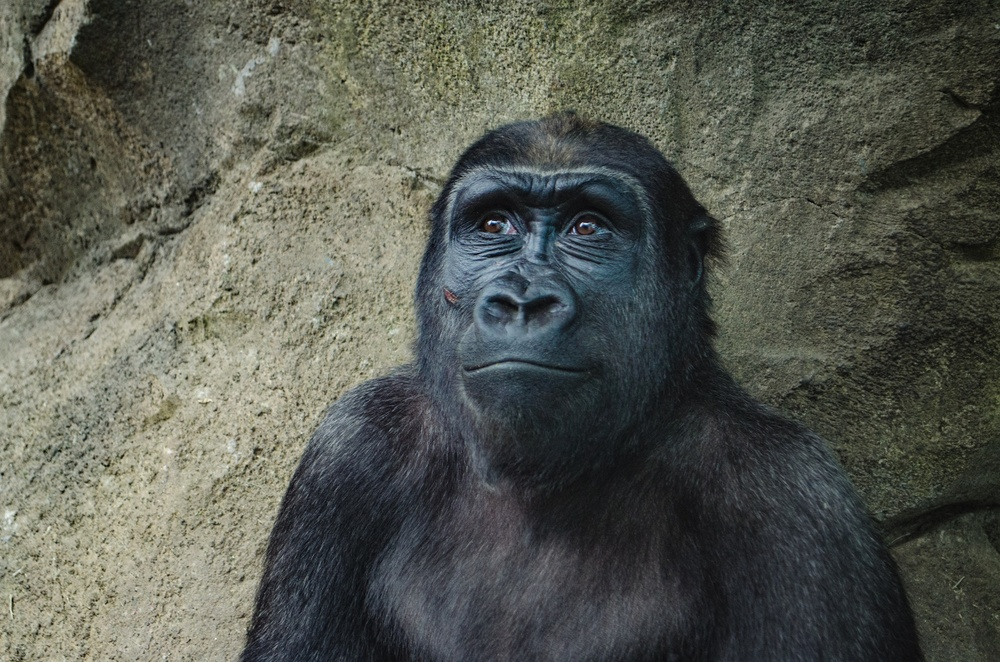
#> input picture DATA/gorilla.jpg, 1000 x 662 px, shrunk from 1955 x 1295 before the run
$ python class10_histo3.py
#> lines starting #> are read from the running program, lines starting #| are printed output that depends on the picture
import cv2
import numpy as np
import matplotlib.pyplot as plt

gorilla = cv2.imread('../DATA/gorilla.jpg',0)
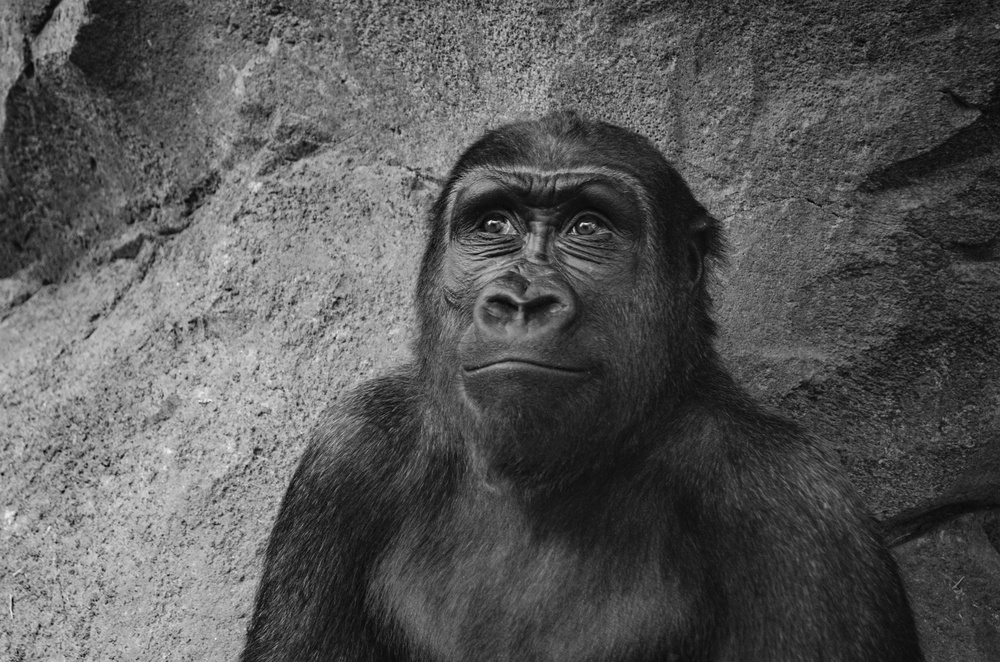
#> gorilla: shape (662, 1000); min 0, max 250, mean 87.1
color_gorilla = cv2.imread('../DATA/gorilla.jpg')
#> color_gorilla is the input picture: shape (662, 1000, 3); mean B, G, R 80.4, 88.9, 86
show_gorilla = cv2.cvtColor(color_gorilla,cv2.COLOR_BGR2RGB)

hsv = cv2.cvtColor(color_gorilla,cv2.COLOR_BGR2HSV)
#> hsv: shape (662, 1000, 3); mean H, S, V 58.9, 46.5, 91.5
hsv[:,:,2] = cv2.equalizeHist(hsv[:,:,2])
#> hsv: shape (662, 1000, 3); mean H, S, V 58.9, 46.5, 128.3
eq_color_gorilla = cv2.cvtColor(hsv,cv2.COLOR_HSV2RGB)
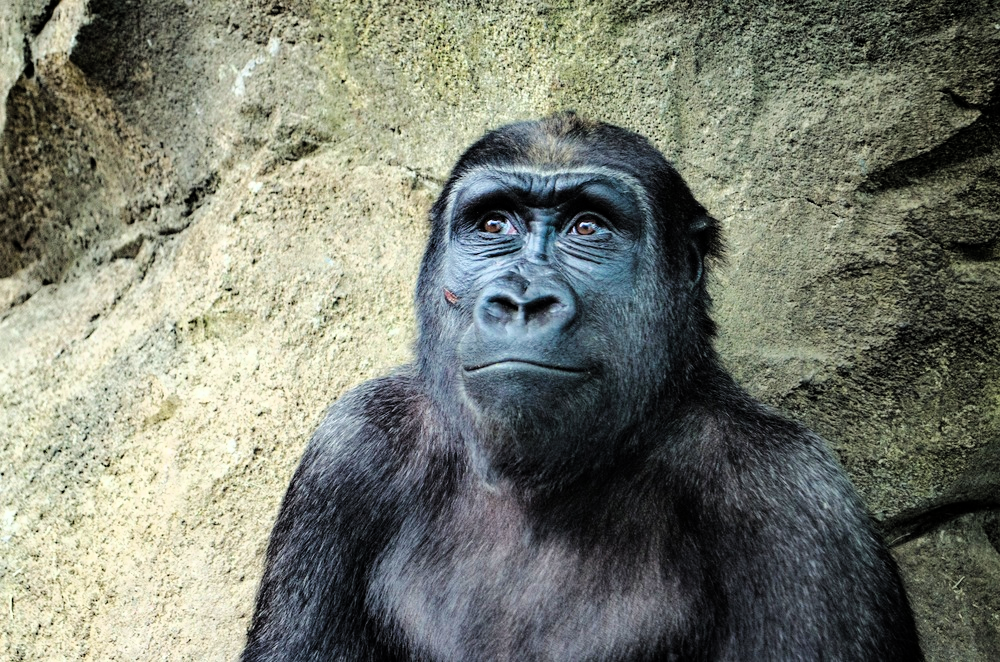
#> eq_color_gorilla: shape (662, 1000, 3); mean R, G, B 120.4, 124.4, 112.3

eq_gorilla = cv2.equalizeHist(gorilla)
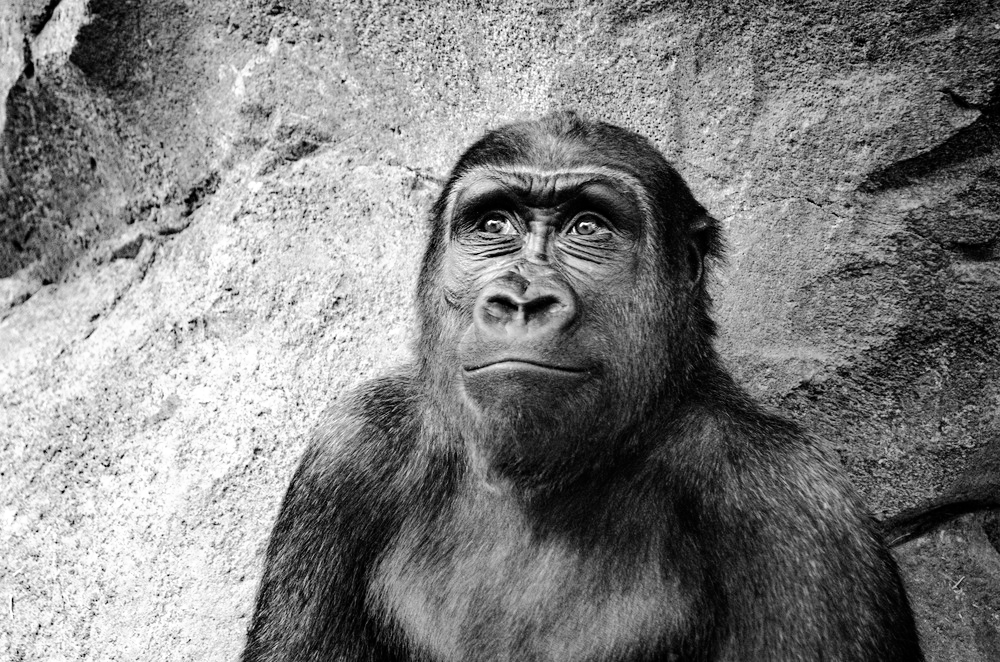
#> eq_gorilla: shape (662, 1000); min 0, max 255, mean 128.4
hist_values = cv2.calcHist([eq_gorilla],channels=[0],mask=None,histSize=[256],ranges=[0,256])
#> hist_values = 256 values, max 6497 at index 37, min 0 at index 7, mean 2585.9


plt.plot(hist_values)
plt.show()
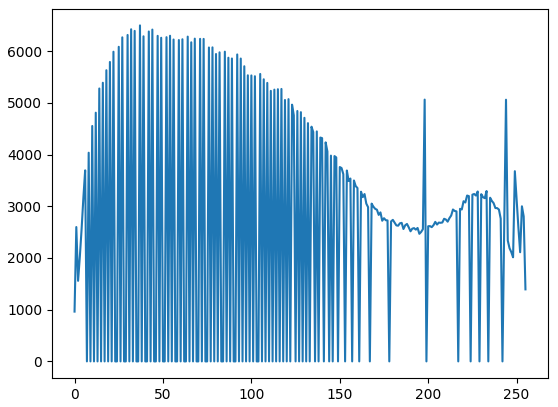
#> figure drawn by matplotlib, 1 panel; curve peaks at x = 37, y = 6497

$ run again, with DATA/00-puppy.jpg copied over DATA/gorilla.jpg
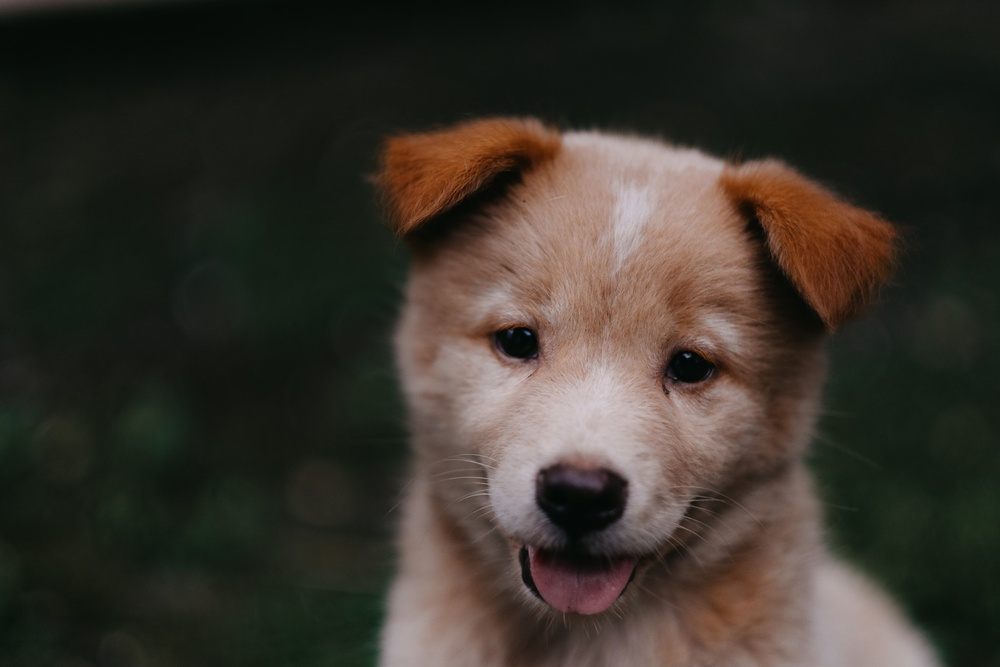
#> input picture DATA/00-puppy.jpg, 1000 x 667 px, shrunk from 1950 x 1300 before the run
#> color_gorilla is the input picture: shape (667, 1000, 3); mean B, G, R 43.8, 51.8, 57.3
#> `eq_gorilla = cv2.equalizeHist(gorilla)`:
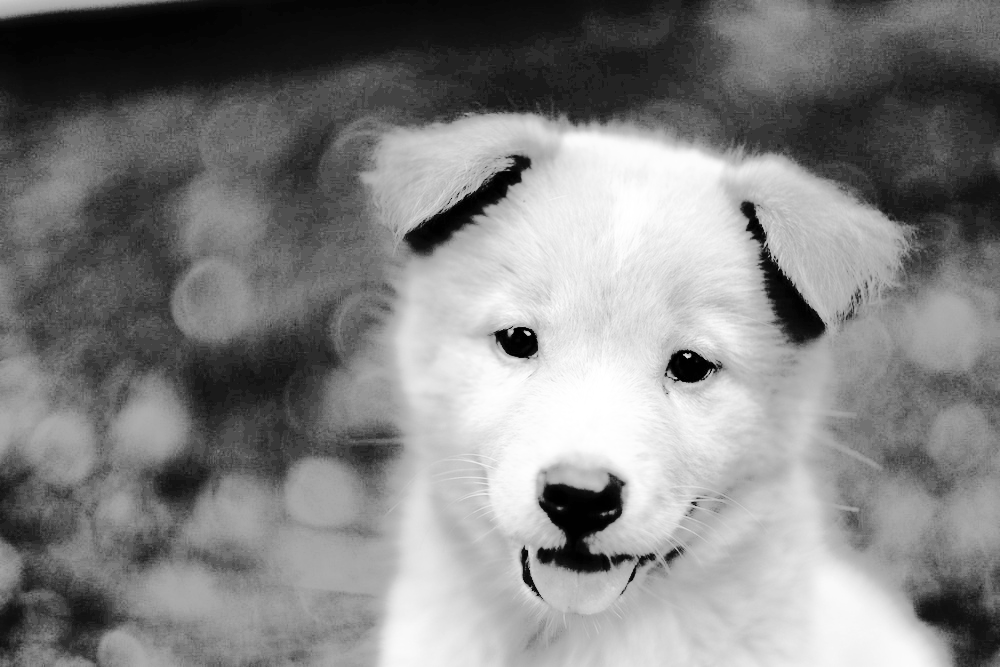
#> eq_gorilla: shape (667, 1000); min 0, max 255, mean 130.3
#> hist_values = 256 values, max 33525 at index 80, min 0 at index 2, mean 2605.5
#> `plt.show()`:
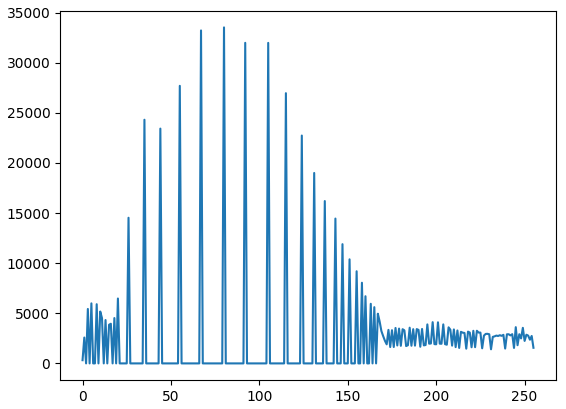
#> figure drawn by matplotlib, 1 panel; curve peaks at x = 80, y = 33525

$ run again, with DATA/Denis_Mukwege.jpg copied over DATA/gorilla.jpg
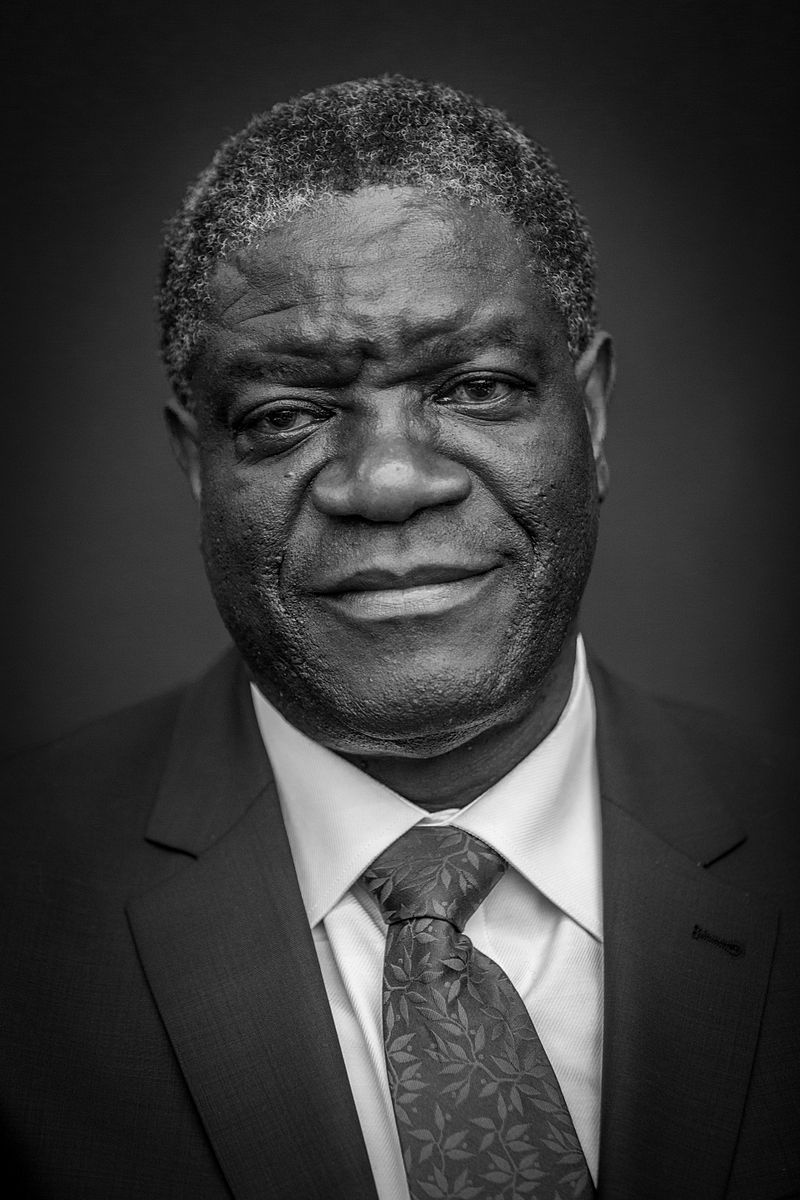
#> input picture DATA/Denis_Mukwege.jpg, 800 x 1200 px
#> gorilla is the input picture: shape (1200, 800); min 0, max 255, mean 58.8
#> `eq_color_gorilla = cv2.cvtColor(hsv,cv2.COLOR_HSV2RGB)`:
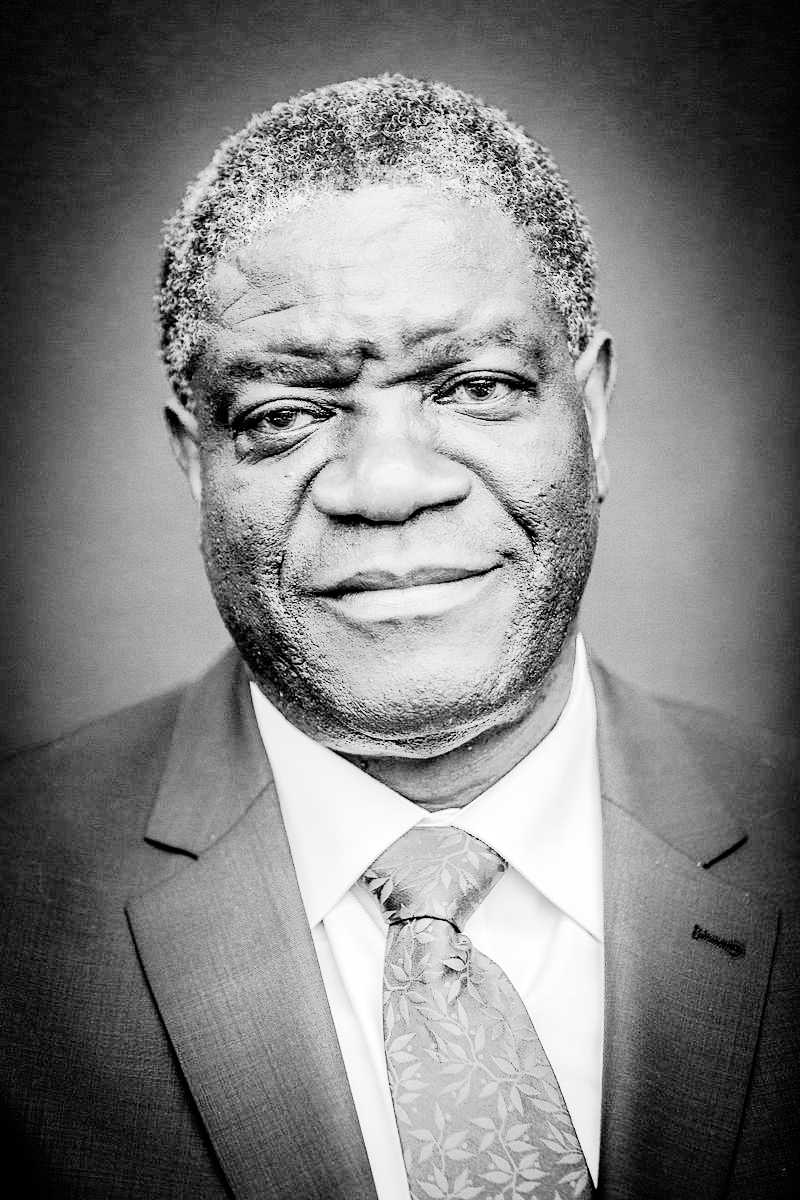
#> eq_color_gorilla: shape (1200, 800, 3); min 0, max 255, mean 128.7
#> hist_values = 256 values, max 19219 at index 57, min 0 at index 7, mean 3750
#> `plt.show()`:
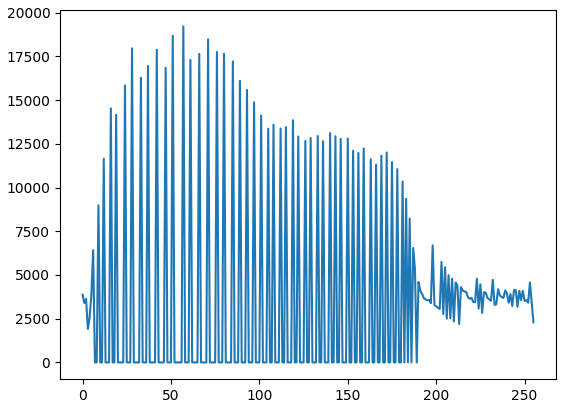
#> figure drawn by matplotlib, 1 panel; curve peaks at x = 57, y = 19219

$ run again, with DATA/Nadia_Murad.jpg copied over DATA/gorilla.jpg
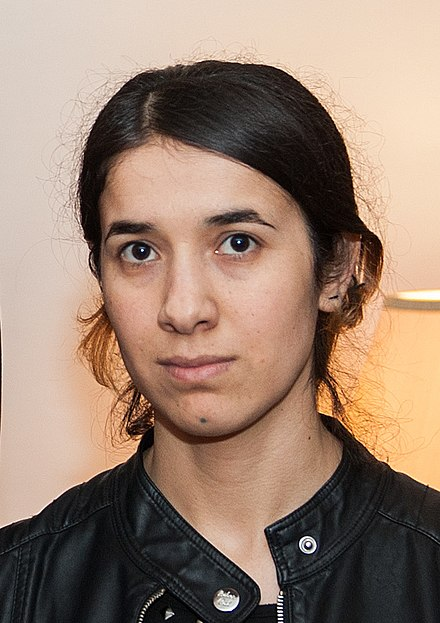
#> input picture DATA/Nadia_Murad.jpg, 440 x 623 px
#> color_gorilla is the input picture: shape (623, 440, 3); mean B, G, R 112.7, 129.2, 153.8
#> `eq_gorilla = cv2.equalizeHist(gorilla)`:
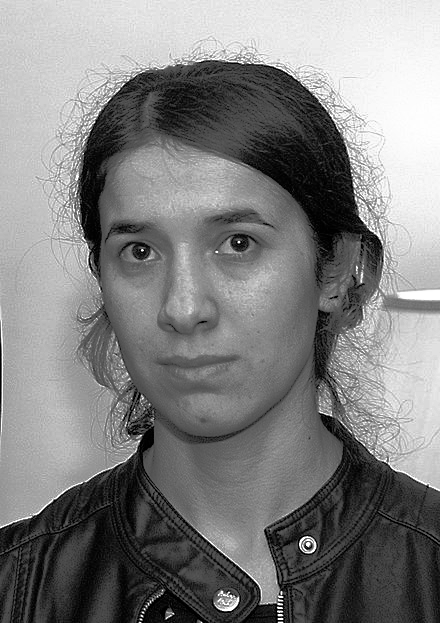
#> eq_gorilla: shape (623, 440); min 0, max 255, mean 128.2
#> hist_values = 256 values, max 3895 at index 234, min 0 at index 6, mean 1070.8
#> `plt.show()`:
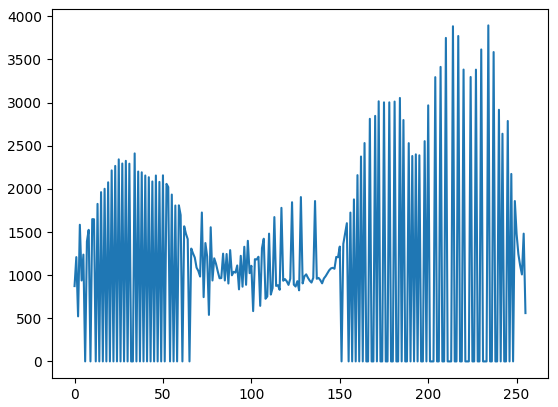
#> figure drawn by matplotlib, 1 panel; curve peaks at x = 234, y = 3895
